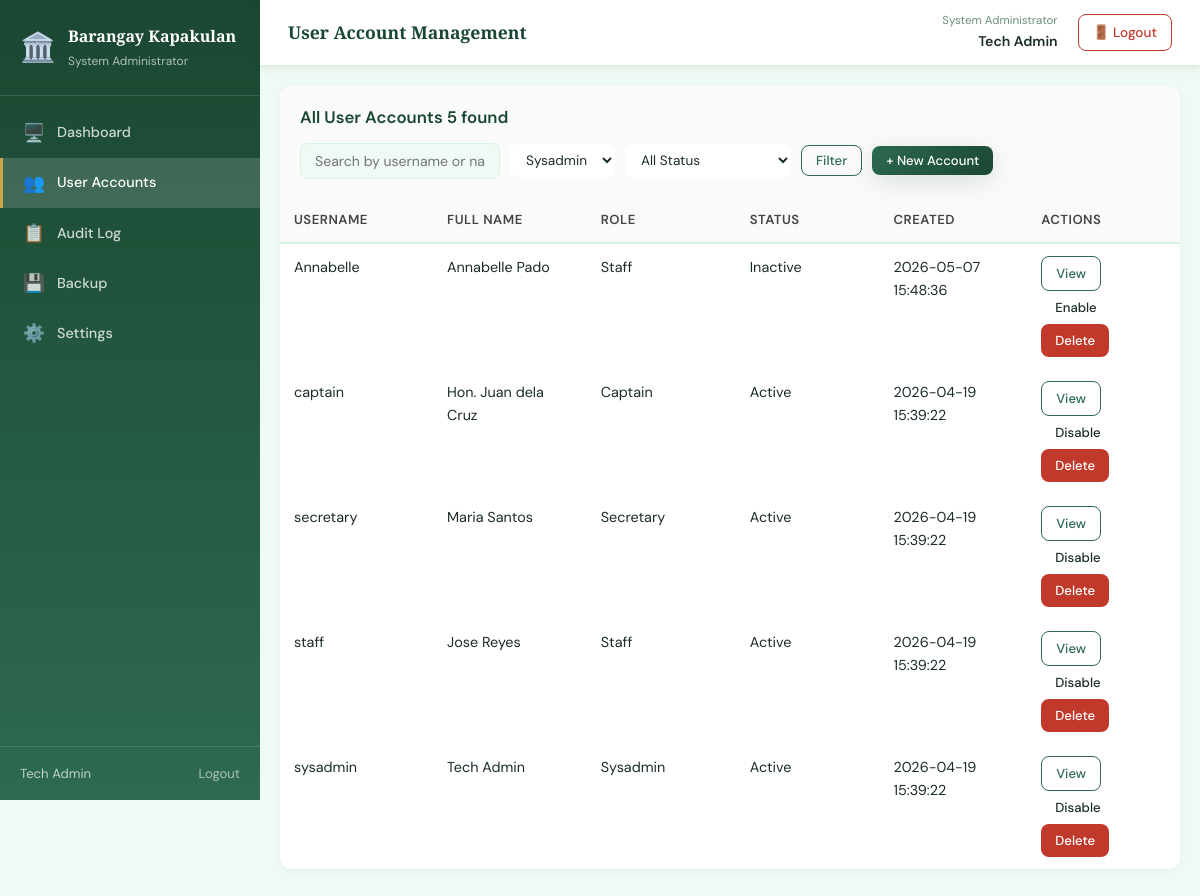
Page /sysadmin/user_accounts.php (signed in) on the committed database.
### tables this page shows
CREATE TABLE `useraccount` (
  `UserAccountID` int(11) NOT NULL,
  `ResidentID` int(11) DEFAULT NULL,
  `Username` varchar(100) NOT NULL,
  `PasswordHash` varchar(255) NOT NULL,
  `Role` enum('captain','secretary','staff','sysadmin','resident') NOT NULL,
  `AccountStatus` enum('Active','Inactive','PendingVerification','Rejected') DEFAULT 'PendingVerification',
  `FullName` varchar(255) DEFAULT NULL,
  `Email` varchar(150) DEFAULT NULL,
  `VerifiedBy` int(11) DEFAULT NULL,
  `VerifiedAt` datetime DEFAULT NULL,
  `RejectionReason` text DEFAULT NULL,
  `CreatedAt` datetime DEFAULT current_timestamp(),
  `UpdatedAt` datetime DEFAULT current_timestamp() ON UPDATE current_timestamp()
);

### sysadmin/user_accounts.php (the view, shortened to what this page needs)
<?php
$pdo = get_db();
$search = trim($_GET['search'] ?? '');
$where  = ["u.Role IN ('captain', 'secretary', 'staff', 'sysadmin')"];
$params = [];
$sql = "SELECT u.UserAccountID AS id, u.Username AS username, u.FullName AS full_name,
               u.Role AS role, u.AccountStatus AS status,
               u.CreatedAt AS created_at, u.Email AS email
        FROM   useraccount u
        WHERE  " . implode(' AND ', $where) . "
        ORDER  BY u.CreatedAt DESC";
$stmt = $pdo->prepare($sql);
$stmt->execute($params);
$accounts = $stmt->fetchAll(PDO::FETCH_ASSOC);
include '../includes/header.php';
?>
<div class="app-layout">
    <?php include '../includes/sidebar.php'; ?>
    <main class="main-content">
        <?php include '../includes/navbar.php'; ?>
        <div class="page-body">
            <div class="card">
                <div class="card-header">
                    <h3>All User Accounts <span class="badge badge-gray"><?= count($accounts) ?> found</span></h3>
                    <div class="card-actions">
                        <form method="GET" action="user_accounts.php" style="display:contents;">
                            <input type="text" name="search"
                                class="search-input"
                                placeholder="Search by username or name..."
                                value="<?= htmlspecialchars($search) ?>" />
                            <select name="role" class="filter-select">
                                <?php foreach (['captain', 'secretary', 'staff', 'sysadmin'] as $r): ?>
                                    <option value="<?= $r ?>" <?= $role === $r ? 'selected' : '' ?>>
                                        <?= ucfirst($r) ?>
                                    </option>
                                <?php endforeach; ?>
                            </select>
                            <select name="status" class="filter-select">
                                <option value="">All Status</option>
                            </select>
                            <button type="submit" class="btn btn-secondary btn-small">Filter</button>
                        </form>
                        <button class="btn btn-primary btn-small"
                            onclick="document.getElementById('create-form').style.display='block';
                                     this.style.display='none'">
                            + New Account
                        </button>
                    </div>
                </div>
                <table class="data-table">
                    <thead>
                        <tr>
                            <th>Username</th>
                            <th>Full Name</th>
                            <th>Role</th>
                            <th>Status</th>
                            <th>Created</th>
                            <th>Actions</th>
                        </tr>
                    </thead>
                    <tbody>
                        <?php if (empty($accounts)): ?>
                            <tr>
                                <td colspan="6" class="empty-row">No accounts found.</td>
                            </tr>
                        <?php else: ?>
                            <?php foreach ($accounts as $acc): ?>
                                <tr>
                                    <td><?= htmlspecialchars($acc['username']) ?></td>
                                    <td><?= htmlspecialchars($acc['full_name'] ?? '—') ?></td>
                                    <td><?= htmlspecialchars(ucfirst($acc['role'])) ?></td>
                                    <td>
                                        <?php
                                        $badge = [
                                            'Active'              => 'badge-green',
                                            'Inactive'            => 'badge-red',
                                            'PendingVerification' => 'badge-yellow',
                                            'Rejected'            => 'badge-gray',
                                        ][$acc['status']] ?? 'badge-gray';
                                        ?>
                                        <span class="badge <?= $badge ?>">
                                            <?= htmlspecialchars($acc['status']) ?>
                                        </span>
                                    </td>
                                    <td><?= htmlspecialchars($acc['created_at']) ?></td>
                                    <td class="table-actions">
                                        <a href="view_account.php?id=<?= $acc['id'] ?>"
                                            class="btn btn-secondary btn-small">View</a>
                                        <?php if ($acc['status'] === 'Active'): ?>
                                            <a href="../handlers/user_account_handler.php?action=disable&id=<?= $acc['id'] ?>"
                                                class="btn btn-warning btn-small"
                                                onclick="return confirm('Disable this account?')">Disable</a>
                                        <?php else: ?>
                                            <a href="../handlers/user_account_handler.php?action=enable&id=<?= $acc['id'] ?>"
                                                class="btn btn-success btn-small"
                                                onclick="return confirm('Enable this account?')">Enable</a>
                                        <?php endif; ?>
                                        <a href="../handlers/user_account_handler.php?action=delete&id=<?= $acc['id'] ?>"
                                            class="btn btn-danger btn-small"
                                            onclick="return confirm('Permanently delete this account? This cannot be undone.')">Delete</a>
                                    </td>
                                </tr>
                            <?php endforeach; ?>
                        <?php endif; ?>
                    </tbody>
                </table>
            </div>
        </div>
    </main>
</div>
<?php include '../includes/footer.php'; ?>

### assets/css/style.css (style rules this page uses)
:root { --green-dark: #1a4731; --green-main: #2d6a4f; --green-mid: #40916c; --green-light: #74c69d; --green-pale: #d8f3dc; --green-bg: #f0faf4; --gold: #c9a84c; --gold-light: #f0d080; --white: #ffffff; --text-dark: #1b2e23; --text-mid: #3d5a47; --text-light: #6b8f76; --danger: #c0392b; --danger-bg: #fdecea; --warning: #d4820a; --warning-bg: #fff8ec; --success: #2d6a4f; --success-bg: #f0faf4; --shadow-sm: 0 2px 8px rgba(26, 71, 49, 0.10); --shadow-md: 0 6px 24px rgba(26, 71, 49, 0.15); --shadow-lg: 0 16px 48px rgba(26, 71, 49, 0.20); --radius: 14px; --radius-sm: 8px; --transition: 0.3s cubic-bezier(0.4, 0, 0.2, 1); }
*, *::before, *::after { box-sizing: border-box; margin: 0; padding: 0; }
html { scroll-behavior: smooth; }
body { font-family: 'DM Sans', sans-serif; font-size: 16px; color: var(--text-dark); background-color: var(--green-bg); min-height: 100vh; line-height: 1.6; }
a { text-decoration: none; color: inherit; }
button { cursor: pointer; border: none; font-family: inherit; }
input, select, textarea { font-family: inherit; }
.btn-primary { display: inline-flex; align-items: center; gap: 8px; padding: 12px 28px; background: linear-gradient(135deg, var(--green-main) 0%, var(--green-dark) 100%); color: var(--white); font-size: 0.95rem; font-weight: 600; border-radius: var(--radius); box-shadow: var(--shadow-md); transition: var(--transition); border: none; cursor: pointer; }
.btn-secondary { display: inline-flex; align-items: center; gap: 8px; padding: 12px 28px; background: transparent; color: var(--green-main); font-size: 0.95rem; font-weight: 600; border-radius: var(--radius); border: 2px solid var(--green-main); transition: var(--transition); cursor: pointer; }
.btn-danger { display: inline-flex; align-items: center; gap: 8px; padding: 10px 24px; background: var(--danger); color: var(--white); font-size: 0.9rem; font-weight: 600; border-radius: var(--radius-sm); border: none; transition: var(--transition); cursor: pointer; }
.btn { display: inline-flex; align-items: center; gap: 6px; padding: 10px 20px; border-radius: var(--radius-sm); font-weight: 500; font-size: 0.9rem; transition: var(--transition); cursor: pointer; border: none; }
.btn-small { padding: 6px 14px; font-size: 0.82rem; }
.btn.btn-primary { background: linear-gradient(135deg, var(--green-main), var(--green-dark)); color: var(--white); }
.btn.btn-secondary { background: transparent; color: var(--green-main); border: 1.5px solid var(--green-main); }
.btn.btn-danger { background: var(--danger); color: var(--white); }

### assets/css/dashboard.css (style rules this page uses)
.app-layout { display: grid; grid-template-columns: 260px 1fr; min-height: 100vh; }
.main-content { background: var(--green-bg); min-height: 100vh; }
.page-body { padding: 28px 32px; }
.card { background: var(--white); border-radius: var(--radius); box-shadow: var(--shadow-sm); overflow: hidden; margin-bottom: 24px; }
.card-header { padding: 18px 24px; border-bottom: 1px solid var(--green-pale); display: flex; align-items: center; justify-content: space-between; flex-wrap: wrap; gap: 12px; }
.card-header h3 { font-size: 1rem; font-weight: 600; color: var(--green-dark); }
.card-actions { display: flex; align-items: center; gap: 10px; flex-wrap: wrap; }

### assets/css/tables.css (style rules this page uses)
.data-table { width: 100%; border-collapse: collapse; font-size: 0.88rem; }
.data-table thead tr { background: var(--green-bg); border-bottom: 2px solid var(--green-pale); }
.data-table th { padding: 12px 16px; text-align: left; font-weight: 600; font-size: 0.82rem; color: var(--text-mid); text-transform: uppercase; letter-spacing: 0.5px; white-space: nowrap; }
.data-table td { padding: 12px 16px; color: var(--text-dark); border-bottom: 1px solid var(--green-pale); vertical-align: middle; }
.data-table tbody tr { transition: var(--transition); }
.data-table tbody tr:last-child td { border-bottom: none; }

### assets/css/forms.css (style rules this page uses)
.search-input { padding: 8px 14px; border: 1.5px solid var(--green-pale); border-radius: var(--radius-sm); font-size: 0.88rem; background: var(--green-bg); color: var(--text-dark); transition: var(--transition); min-width: 200px; }
.filter-select, .date-input { padding: 8px 12px; border: 1.5px solid var(--green-pale); border-radius: var(--radius-sm); font-size: 0.88rem; background: var(--green-bg); color: var(--text-dark); transition: var(--transition); }

### rows in the picture
useraccount: Username "Annabelle", FullName "Annabelle Pado", Role "Staff", AccountStatus "Inactive", CreatedAt "2026-05-07 15:48:36"
useraccount: Username "captain", FullName "Hon. Juan dela Cruz", Role "Captain", AccountStatus "Active", CreatedAt "2026-04-19 15:39:22"
useraccount: Username "secretary", FullName "Maria Santos", Role "Secretary", AccountStatus "Active", CreatedAt "2026-04-19 15:39:22"
useraccount: Username "staff", FullName "Jose Reyes", Role "Staff", AccountStatus "Active", CreatedAt "2026-04-19 15:39:22"
useraccount: Username "sysadmin", FullName "Tech Admin", Role "Sysadmin", AccountStatus "Active", CreatedAt "2026-04-19 15:39:22"

### other values in the picture
get_setting('barangay_name', 'Barangay Connect') "Barangay Kapakulan"
$role_labels[$role] "System Administrator"
$icon "🖥️"
$label "Dashboard"
$icon "👥"
$label "User Accounts"
$icon "📋"
$label "Audit Log"
$icon "💾"
$label "Backup"
$icon "⚙️"
$label "Settings"
$_SESSION['full_name'] "Tech Admin"
$nav_title "User Account Management"
count($accounts) "5"
